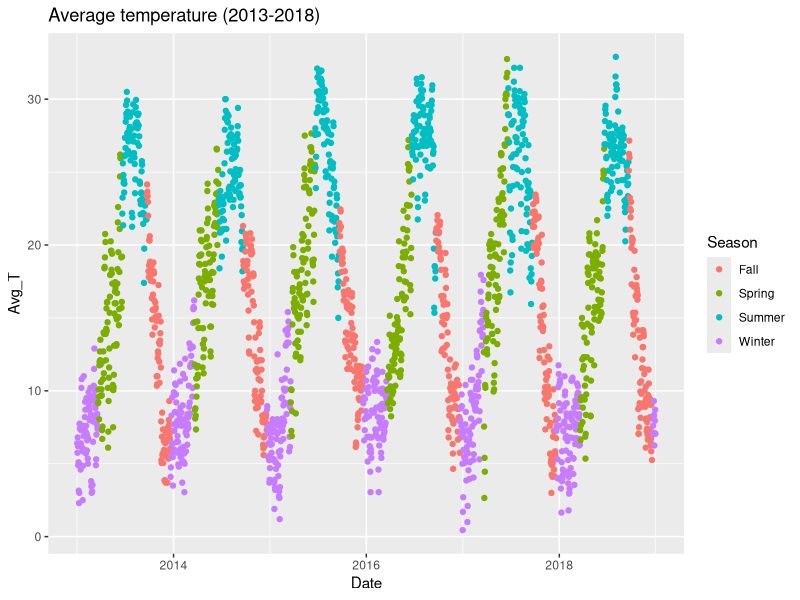
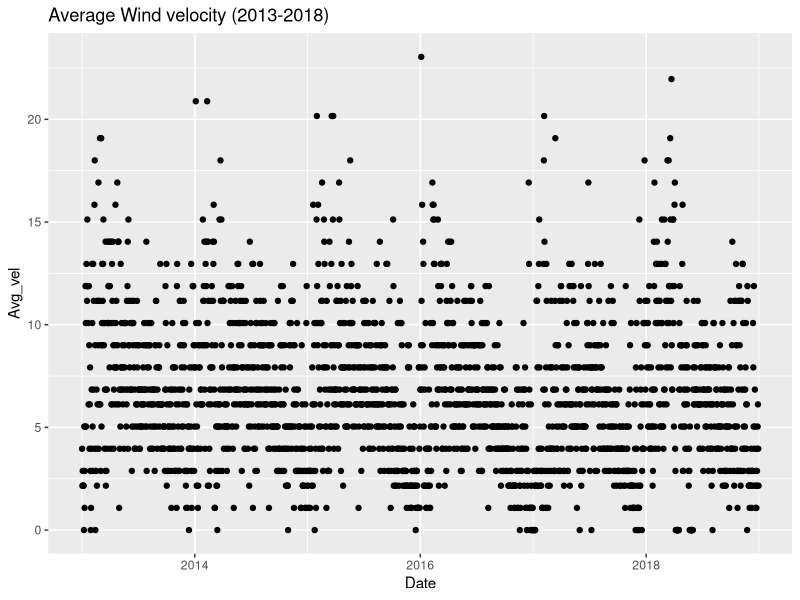

Write R code to recreate these figures, in order.
#Read weather data

rm(list=ls())

library(tidyverse)
library(chron)
library(writexl)

#load data
library("readxl")

weather <- read_excel("Cleaned_Weather2013-2018.xlsx")


#PLOTS
#plot of average Temperature (2013-2018)
ggplot(data = weather) +
  geom_point(mapping = aes(x = Date, y = Avg_T, color=Season)) +
  ggtitle("Average temperature (2013-2018)")


#plot of average Wind velocity (2013-2018)
ggplot(data = weather) +
  geom_point(mapping = aes(x = Date, y = Avg_vel)) +
  ggtitle("Average Wind velocity (2013-2018)")
